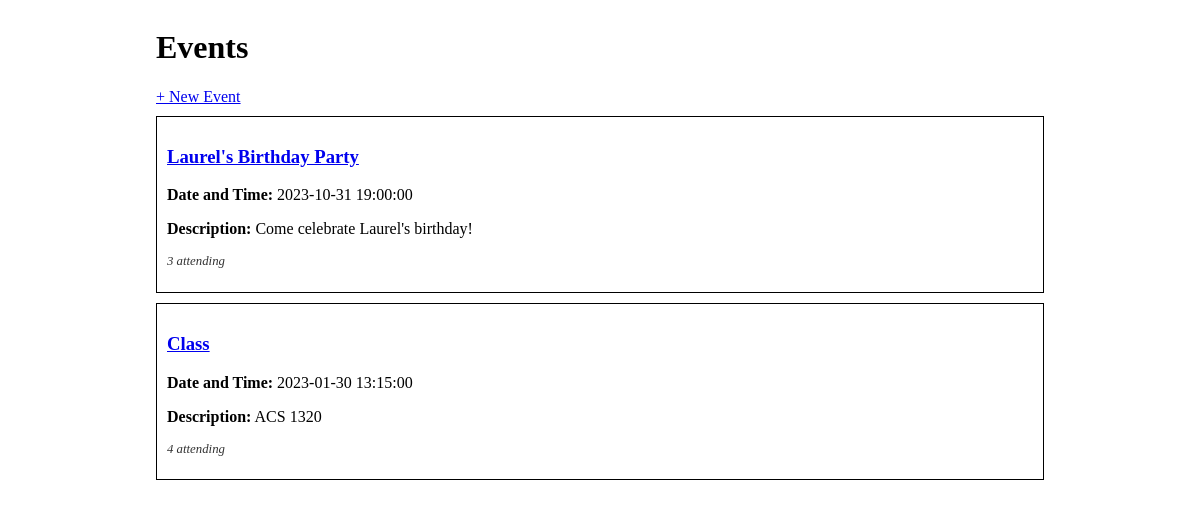
The page / on the database its author committed.
### events_app/models.py (models this page shows)
class Event(db.Model):
    id = db.Column(db.Integer, primary_key=True)
    title = db.Column(db.String(80), nullable=False)
    description = db.Column(db.String(250))
    date_and_time = db.Column(db.DateTime)
    guests = db.relationship(
        'Guest', secondary='guest_event', back_populates='events_attending')
    event_type = db.Column(db.Enum(Type), default=Type.OTHER)

### events_app/routes.py (the view)
@main.route('/')
def index():
    events = Event.query.all()
    return render_template('index.html', events=events)

### events_app/templates/index.html
{% extends 'base.html' %}
{% block content %}
<h1>Events</h1>
<a href="/create">+ New Event</a>
{% for event in events %}
<div class="event-container">
    <h3><a href="/event/{{ event.id }}">{{ event.title }}</a></h3>
    <p><strong>Date and Time:</strong> {{ event.date_and_time }} </p>
    <p><strong>Description:</strong> {{ event.description }} </p>
    <p class="small-text">
        {{ event.guests|length }} attending
    </p>
</div>
{% endfor %}
{% endblock %}

### events_app/static/style.css (style rules this page uses)
body { display: flex; justify-content: center; }
.event-container { border: 1px solid #000; margin: 10px 0; padding: 10px; }
.small-text { font-size: 0.8em; color: #333; font-style: italic; }

### rows shown on the page
Event: title "Laurel's Birthday Party", date_and_time "2023-10-31 19:00:00", description "Come celebrate Laurel's birthday!", guests|length "3"
Event: title "Class", date_and_time "2023-01-30 13:15:00", description "ACS 1320", guests|length "4"
